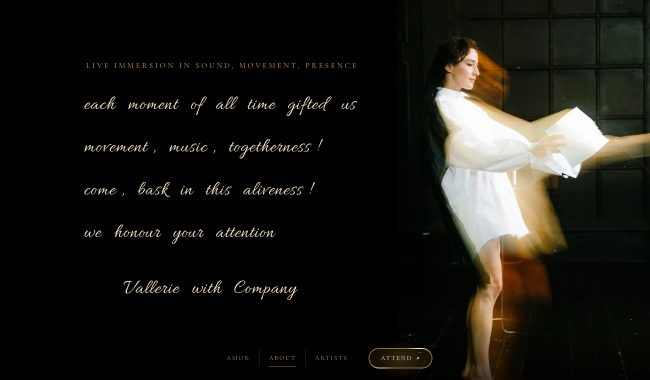
#> input picture test/undefined/c-1300x760.png, 1300 x 760 px, given in place of c-1300x760.png-5.png, which was not available (shown at 1/2 size)
$ python profile.py ../undefined/c-1300x760.png 5
#> lines starting #> are read from the running program, lines starting #| are printed output that depends on the picture; pictures that were not available may be replaced by others from this repository, and a replacement may not be noted
#!/usr/bin/env python3
"""The brightness profile ALONG the outline through one lobe, so the
shape of its ends can be read rather than guessed."""
from PIL import Image
import numpy as np, math, sys, os
SP=os.path.dirname(os.path.abspath(__file__))
pre=sys.argv[1]; idx=int(sys.argv[2])
def outline(W,H,inset,steps=1200):
    r=H/2-inset; cx0,cx1=H/2,W-H/2; straight=cx1-cx0
    per=2*straight+2*math.pi*r; pts=[]
    for i in range(steps):
        d=per*i/steps
        if d<straight: pts.append((cx0+d,inset))
        elif d<straight+math.pi*r:
            a=(d-straight)/r-math.pi/2; pts.append((cx1+r*math.cos(a),H/2+r*math.sin(a)))
        elif d<2*straight+math.pi*r: pts.append((cx1-(d-straight-math.pi*r),H-inset))
        else:
            a=(d-2*straight-math.pi*r)/r+math.pi/2; pts.append((cx0+r*math.cos(a),H/2+r*math.sin(a)))
    return pts,per
a=np.array(Image.open(f"{SP}/{pre}-{idx}.png").convert("L")).astype(float); H,W=a.shape
#> after `a = np.array(Image.open(f'{SP}/{pre}-{idx}.png').convert('L')).astype(`:
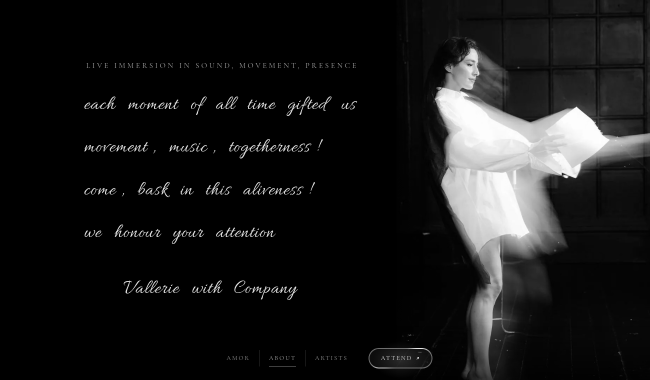
#> a: shape (760, 1300) float64 (shown at 1/2 size); min 0, max 254, mean 24.8
#> after `H, W = a.shape`: H = 760; W = 1300
stacks=[]
for inset in (1.5,2.5,3.5,4.5,5.5):
    pts,per=outline(W,H,inset)
    stacks.append([a[min(max(int(round(y)),0),H-1)][min(max(int(round(x)),0),W-1)] for x,y in pts])
#> after the loop, stacks = 5 items
v=np.array([max(c[k] for c in stacks) for k in range(len(stacks[0]))])
#> v = 1200 values, max 170 at index 357, min 0 at index 0, mean 8.05
m=len(v); step=per/m
#> after `m = len(v)`: m = 1200
#> after `step = per / m`: step = 2.86
k0=int(np.argmax(v))
#> k0 = 357
base=np.percentile(v,20)
#> base = 0
print(f"perimeter {per:.0f}px over {m} steps ({step:.2f}px each); floor {base:.0f}, peak {v[k0]:.0f}")
#| perimeter 3433px over 1200 steps (2.86px each); floor 0, peak 170
print("\nprofile through the lobe, from its peak outwards (px from peak : brightness)")
for d in range(0,90,4):
    l=v[(k0-d)%m]; r=v[(k0+d)%m]
    barl="#"*int((l-base)/ (v[k0]-base) * 30) if v[k0]>base else ""
    print(f"  {d*step:5.1f}px   back {l:5.0f}  fwd {r:5.0f}   {barl}")
#> this loop made 23 passes
#> (l, r, barl) on passes 1 to 12: (170, 170, '##############################'), (30, 117, '#####'), (31, 72, '#####'), (35, 61, '######'), (22, 15, '###'), (38, 16, '######'), (39, 20, '######'), (41, 14, '#######'), (40, 13, '#######'), (39, 9, '######'), (39, 9, '######'), (41, 11, '#######')
#|     0.0px   back   170  fwd   170   ##############################
#|    11.4px   back    30  fwd   117   #####
#|    22.9px   back    31  fwd    72   #####
#|    34.3px   back    35  fwd    61   ######
#|    45.8px   back    22  fwd    15   ###
#|    57.2px   back    38  fwd    16   ######
#|    68.7px   back    39  fwd    20   ######
#|    80.1px   back    41  fwd    14   #######
#> (further printed lines are left out)
# how many px to fall from 90% to 20% of the peak
def falloff(sign):
#> called with sign = -1
    hi=None;lo=None
    for d in range(0,300):
        val=v[(k0+sign*d)%m]
        f=(val-base)/(v[k0]-base+1e-9)
        if hi is None and f<=0.9: hi=d
        if f<=0.2: lo=d; break
#> this loop made 4 passes
#> (val, f) on passes 1 to 4: (170, 1), (169, 0.994), (150, 0.882), (31, 0.182)
#> after the loop, hi = 2
    return (lo-hi)*step if hi is not None and lo is not None else -1
print(f"\nfall from 90% to 20% of the peak: back {falloff(-1):.1f}px, forward {falloff(1):.1f}px")
#> the loop in falloff (call 2), `for d in range(0,300):` made 16 passes
#> (val, f) on passes 1 to 12: (170, 1), (169, 0.994), (165, 0.971), (151, 0.888), (117, 0.688), (103, 0.606), (87, 0.512), (87, 0.512), (72, 0.424), (63, 0.371), (63, 0.371), (54, 0.318)

$ run again, on test/undefined/c-1366x768.png
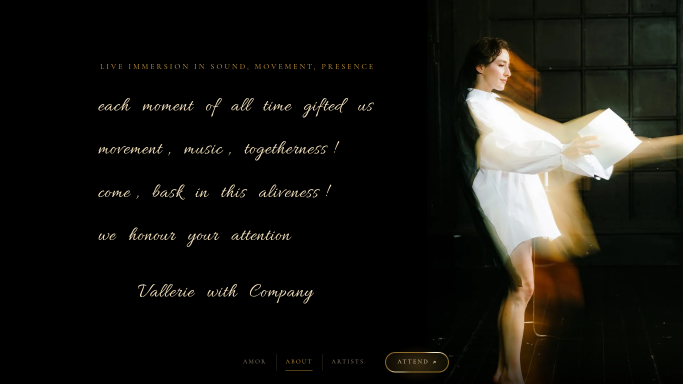
#> input picture test/undefined/c-1366x768.png, 1366 x 768 px, given in place of c-1366x768.png-5.png, which was not available (shown at 1/2 size)
#> `a = np.array(Image.open(f'{SP}/{pre}-{idx}.png').convert('L')).astype(`:
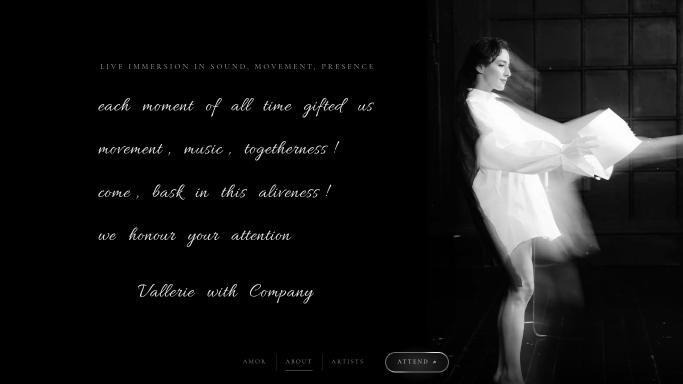
#> a: shape (768, 1366) float64 (shown at 1/2 size); min 0, max 255, mean 23.8
#> after the loop `for inset in (1.5,2.5,3.5,4.5,5.5):`: stacks = 5 items
#> v = 1200 values, max 170 at index 364, min 0 at index 0, mean 7.85
#> m = 1200
#> step = 2.98
#> k0 = 364
#> base = 0
#| perimeter 3574px over 1200 steps (2.98px each); floor 0, peak 170
#> the loop `for d in range(0,90,4):` made 23 passes
#> (l, r, barl) on passes 1 to 8: (170, 170, '##############################'), (29, 119, '#####'), (35, 74, '######'), (35, 63, '######'), (23, 16, '####'), (38, 17, '######'), (39, 15, '######'), (41, 13, '#######')
#> (printed output is left out)
#> the loop in falloff, `for d in range(0,300):` made 4 passes
#> (val, f) on passes 1 to 4: (170, 1), (167, 0.982), (152, 0.894), (32, 0.188)
#> after the loop in falloff, `for d in range(0,300):`: hi = 2
#> the loop in falloff (call 2), `for d in range(0,300):` made 15 passes
#> (val, f) on passes 1 to 8: (170, 1), (169, 0.994), (166, 0.976), (151, 0.888), (119, 0.7), (104, 0.612), (88, 0.518), (87, 0.512)

$ run again, on test/undefined/c-1400x1050.png
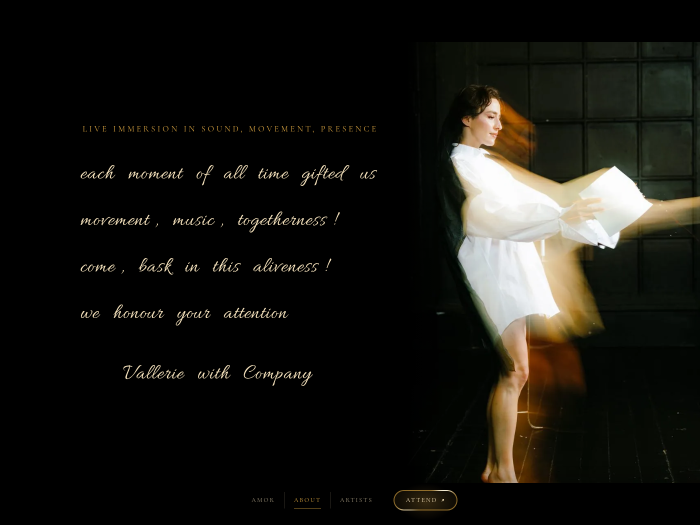
#> input picture test/undefined/c-1400x1050.png, 1400 x 1050 px, given in place of c-1400x1050.png-5.png, which was not available (shown at 1/2 size)
#> `a = np.array(Image.open(f'{SP}/{pre}-{idx}.png').convert('L')).astype(`:
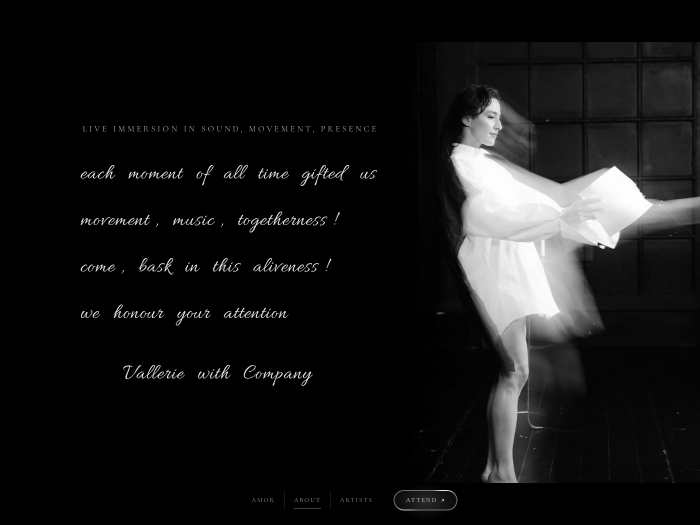
#> a: shape (1050, 1400) float64 (shown at 1/2 size); min 0, max 254, mean 22.4
#> after the loop `for inset in (1.5,2.5,3.5,4.5,5.5):`: stacks = 5 items
#> v = 1200 values, max 169 at index 315, min 0 at index 0, mean 5.94
#> m = 1200
#> step = 3.3
#> k0 = 315
#> base = 0
#| perimeter 3964px over 1200 steps (3.30px each); floor 0, peak 169
#> the loop `for d in range(0,90,4):` made 23 passes
#> (l, r, barl) on passes 1 to 8: (169, 169, '##############################'), (29, 137, '#####'), (33, 69, '#####'), (34, 53, '######'), (25, 19, '####'), (38, 17, '######'), (39, 26, '######'), (38, 14, '######')
#> (printed output is left out)
#> the loop in falloff, `for d in range(0,300):` made 4 passes
#> (val, f) on passes 1 to 4: (169, 1), (157, 0.929), (103, 0.609), (29, 0.172)
#> after the loop in falloff, `for d in range(0,300):`: hi = 2
#> the loop in falloff (call 2), `for d in range(0,300):` made 16 passes
#> (val, f) on passes 1 to 8: (169, 1), (166, 0.982), (165, 0.976), (157, 0.929), (137, 0.811), (98, 0.58), (78, 0.462), (75, 0.444)
